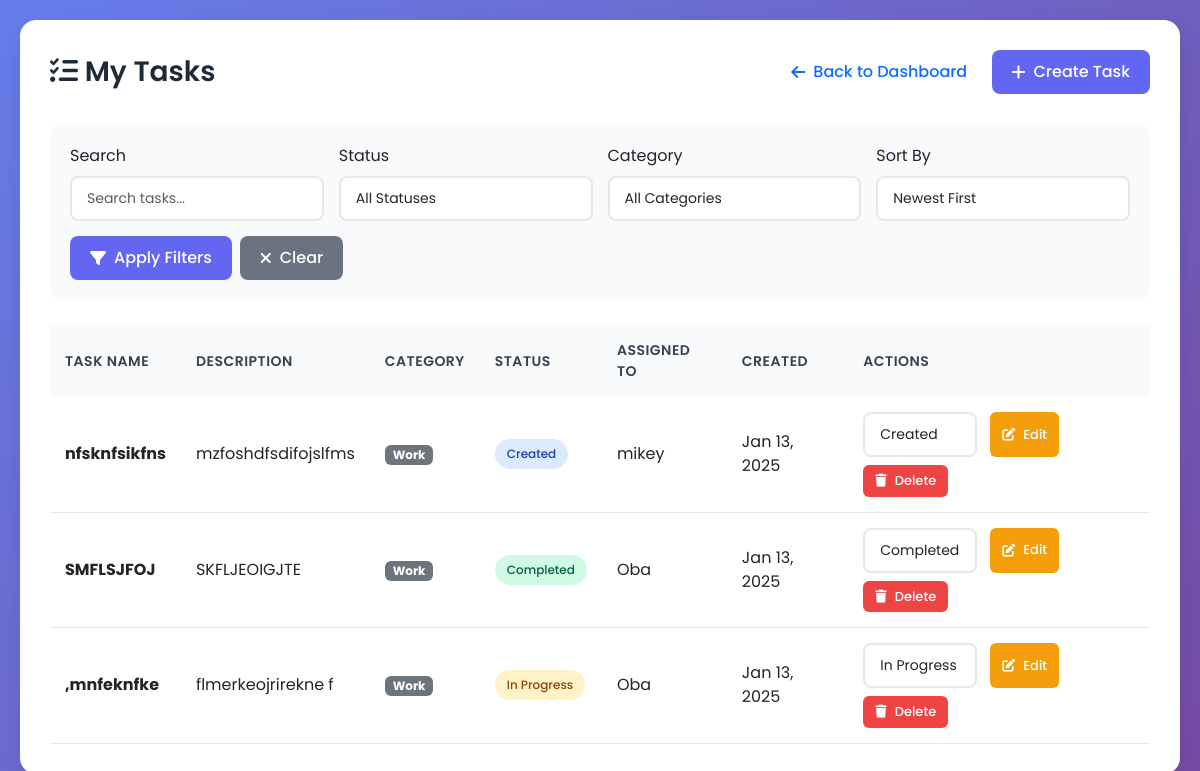
The page /view-tasks/ (signed in) on the database its author committed.
### core/models.py (models this page shows, shortened)
class Task(models.Model):
    STATUS_CHOICES = [
        ('Created', 'Created'),
        ('In Progress', 'In Progress'),
        ('Completed', 'Completed'),
    ]
    CATEGORY_CHOICES = [
        ('Work', 'Work'),
        ('Personal', 'Personal'),
        ('Shopping', 'Shopping'),
        ('Health', 'Health'),
        ('Education', 'Education'),
        ('Other', 'Other'),
    ]
    name = models.CharField(max_length=255)
    description = models.TextField()
    status = models.CharField(max_length=20, choices=STATUS_CHOICES, default='Created')
    category = models.CharField(max_length=20, choices=CATEGORY_CHOICES, default='Work')
    milestone = models.CharField(max_length=255)
    assigned_to = models.ForeignKey(User, on_delete=models.SET_NULL, null=True, blank=True, related_name='assigned_tasks')
    created_by = models.ForeignKey(User, related_name='created_tasks', on_delete=models.CASCADE)
    created_at = models.DateTimeField(auto_now_add=True)
    updated_at = models.DateTimeField(auto_now=True)
    due_date = models.DateTimeField(null=True, blank=True)
    completed_at = models.DateTimeField(null=True, blank=True)
    class Meta:
        ordering = ['-created_at']

### core/views.py (the view)
# urls.py: path('view-tasks/', views.view_tasks, name='view_tasks'),
@login_required
def view_tasks(request):
    tasks = Task.objects.filter(created_by=request.user)
    search_query = request.GET.get('search', '')
    if search_query:
        tasks = tasks.filter(
            Q(name__icontains=search_query) |
            Q(description__icontains=search_query) |
            Q(milestone__icontains=search_query)
        )
    status_filter = request.GET.get('status', '')
    if status_filter:
        tasks = tasks.filter(status=status_filter)
    category_filter = request.GET.get('category', '')
    if category_filter:
        tasks = tasks.filter(category=category_filter)
    sort_by = request.GET.get('sort', '-created_at')
    if sort_by in ['name', '-name', 'status', '-status', 'category', '-category', 'created_at', '-created_at', 'due_date', '-due_date']:
        tasks = tasks.order_by(sort_by)
    else:
        tasks = tasks.order_by('-created_at')
    paginator = Paginator(tasks, 10)  # Show 10 tasks per page
    page_number = request.GET.get('page', 1)
    page_obj = paginator.get_page(page_number)
    context = {
        'tasks': page_obj,
        'search_query': search_query,
        'status_filter': status_filter,
        'category_filter': category_filter,
        'sort_by': sort_by,
    }
    return render(request, 'view_task.html', context)

### templates/view_task.html (shortened to what this page needs)
<!DOCTYPE html>
<html lang="en">
<head>
    {% load static %}
    <link href="https://cdn.jsdelivr.net/npm/bootstrap@5.3.3/dist/css/bootstrap.min.css" rel="stylesheet">
    <link rel="stylesheet" href="https://cdnjs.cloudflare.com/ajax/libs/font-awesome/6.4.0/css/all.min.css">
</head>
<body>
    <div class="container-modern">
        <div class="page-header">
            <h1 class="page-title"><i class="fas fa-tasks"></i> My Tasks</h1>
            <div>
                <a href="{% url 'dashboard' %}" class="btn-modern btn-secondary">
                    <i class="fas fa-arrow-left"></i> Back to Dashboard
                </a>
                <a href="{% url 'create_task' %}" class="btn-modern btn-primary-modern">
                    <i class="fas fa-plus"></i> Create Task
                </a>
            </div>
        </div>
        <div class="filters-section">
            <form method="GET" action="{% url 'view_tasks' %}">
                <div class="filters-row">
                    <div>
                        <label class="form-label">Search</label>
                        <input type="text" name="search" class="form-control form-control-modern"
                               placeholder="Search tasks..." value="{{ search_query }}">
                    </div>
                    <div>
                        <label class="form-label">Status</label>
                        <select name="status" class="form-control form-control-modern">
                            <option value="">All Statuses</option>
                        </select>
                    </div>
                    <div>
                        <label class="form-label">Category</label>
                        <select name="category" class="form-control form-control-modern">
                            <option value="">All Categories</option>
                        </select>
                    </div>
                    <div>
                        <label class="form-label">Sort By</label>
                        <select name="sort" class="form-control form-control-modern">
                            <option value="-created_at" {% if sort_by == '-created_at' %}selected{% endif %}>Newest First</option>
                        </select>
                    </div>
                </div>
                <div class="d-flex gap-2">
                    <button type="submit" class="btn-modern btn-primary-modern">
                        <i class="fas fa-filter"></i> Apply Filters
                    </button>
                    <a href="{% url 'view_tasks' %}" class="btn-modern" style="background: #6b7280; color: white;">
                        <i class="fas fa-times"></i> Clear
                    </a>
                </div>
            </form>
        </div>
        {% if tasks %}
        <div class="table-responsive">
            <table class="tasks-table">
                <thead>
                    <tr>
                        <th>Task Name</th>
                        <th>Description</th>
                        <th>Category</th>
                        <th>Status</th>
                        <th>Assigned To</th>
                        <th>Created</th>
                        <th>Actions</th>
                    </tr>
                </thead>
                <tbody>
                    {% for task in tasks %}
                    <tr>
                        <td><strong>{{ task.name }}</strong></td>
                        <td>{{ task.description|truncatewords:10 }}</td>
                        <td><span class="badge bg-secondary">{{ task.category }}</span></td>
                        <td>
                            <span class="status-badge badge-{{ task.status|lower|slugify }}">
                                {{ task.status }}
                            </span>
                        </td>
                        <td>
                            {% if task.assigned_to %}
                                {{ task.assigned_to.username }}
                            {% else %}
                                <span style="color: #9ca3af;">Unassigned</span>
                            {% endif %}
                        </td>
                        <td>{{ task.created_at|date:"M d, Y" }}</td>
                        <td>
                            <div class="action-buttons">
                                <form method="POST" action="{% url 'update_status' task.id %}" style="display: inline;">
                                    <select name="status" class="form-control form-control-modern" style="width: auto; display: inline-block; margin-right: 5px;" onchange="this.form.submit()">
                                        <option value="Created" {% if task.status == 'Created' %}selected{% endif %}>Created</option>
                                        <option value="In Progress" {% if task.status == 'In Progress' %}selected{% endif %}>In Progress</option>
                                        <option value="Completed" {% if task.status == 'Completed' %}selected{% endif %}>Completed</option>
                                    </select>
                                </form>
                                <a href="{% url 'edit_task' task.id %}" class="btn-modern btn-warning-modern btn-sm-modern">
                                    <i class="fas fa-edit"></i> Edit
                                </a>
                                <form method="POST" action="{% url 'delete_task' task.id %}" style="display: inline;" onsubmit="return confirm('Are you sure you want to delete this task?');">
                                    <button type="submit" class="btn-modern btn-danger-modern btn-sm-modern">
                                        <i class="fas fa-trash"></i> Delete
                                    </button>
                                </form>
                            </div>
                        </td>
                    </tr>
                    {% endfor %}
                </tbody>
            </table>
        </div>
        {% endif %}
    </div>
</body>
</html>

### templates/view_task.html (style rules this page uses)
:root { --primary-color: #6366f1; --success-color: #10b981; --warning-color: #f59e0b; --danger-color: #ef4444; }
body { font-family: 'Poppins', sans-serif; background: linear-gradient(135deg, #667eea 0%, #764ba2 100%); min-height: 100vh; padding: 20px; }
.container-modern { max-width: 1200px; margin: 0 auto; background: white; border-radius: 16px; padding: 30px; box-shadow: 0 10px 25px rgba(0, 0, 0, 0.1); }
.page-header { display: flex; justify-content: space-between; align-items: center; margin-bottom: 30px; flex-wrap: wrap; gap: 15px; }
.page-title { font-size: 28px; font-weight: 600; color: #1f2937; margin: 0; }
.btn-modern { padding: 10px 20px; border-radius: 8px; font-weight: 500; text-decoration: none; display: inline-flex; align-items: center; gap: 8px; transition: all 0.3s ease; border: none; cursor: pointer; }
.btn-primary-modern { background: var(--primary-color); color: white; }
.btn-danger-modern { background: var(--danger-color); color: white; }
.btn-warning-modern { background: var(--warning-color); color: white; }
.filters-section { background: #f9fafb; padding: 20px; border-radius: 12px; margin-bottom: 25px; }
.filters-row { display: grid; grid-template-columns: repeat(auto-fit, minmax(200px, 1fr)); gap: 15px; margin-bottom: 15px; }
.form-control-modern { padding: 10px 15px; border: 2px solid #e5e7eb; border-radius: 8px; font-size: 14px; transition: border-color 0.3s ease; }
.tasks-table { width: 100%; border-collapse: collapse; }
.tasks-table thead { background: #f9fafb; }
.tasks-table th { padding: 15px; text-align: left; font-weight: 600; color: #374151; font-size: 14px; text-transform: uppercase; letter-spacing: 0.5px; }
.tasks-table td { padding: 15px; border-bottom: 1px solid #e5e7eb; }
.status-badge { padding: 6px 12px; border-radius: 20px; font-size: 12px; font-weight: 500; display: inline-block; }
.badge-created { background: #dbeafe; color: #1e40af; }
.badge-in-progress { background: #fef3c7; color: #92400e; }
.badge-completed { background: #d1fae5; color: #065f46; }
.action-buttons { display: flex; gap: 8px; flex-wrap: wrap; }
.btn-sm-modern { padding: 6px 12px; font-size: 13px; border-radius: 6px; }

### rows shown on the page
Task: name "nfsknfsikfns", description "mzfoshdfsdifojslfms", category "Work", status "Created", assigned_to.username "mikey", created_at "Jan 13, 2025"
Task: name "SMFLSJFOJ", description "SKFLJEOIGJTE", category "Work", status "Completed", assigned_to.username "Oba", created_at "Jan 13, 2025"
Task: name ",mnfeknfke", description "flmerkeojrirekne f", category "Work", status "In Progress", assigned_to.username "Oba", created_at "Jan 13, 2025"
